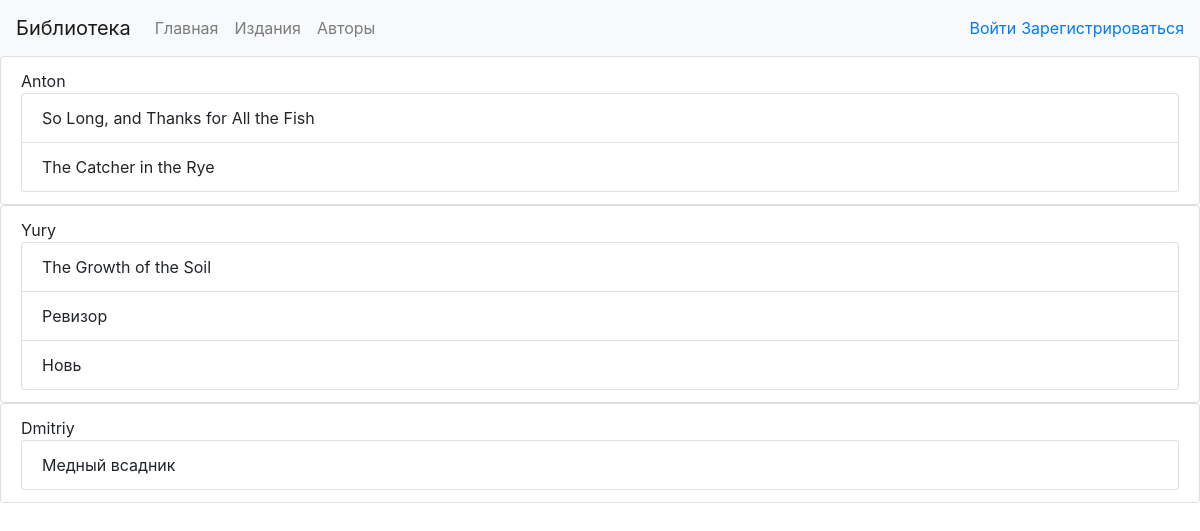
Page /friends/ on the committed database.
### p_libruary/models.py (models this page shows, shortened)
class Friend(models.Model):
    name = models.TextField(max_length=128)

class Book(models.Model):
    ISBN = models.CharField(max_length=13)
    title = models.TextField()
    description = models.TextField()
    year_release = models.SmallIntegerField()
    author = models.ForeignKey(Author, on_delete=models.CASCADE)
    copy_count = models.SmallIntegerField(default=1)
    image = models.ImageField(upload_to='media/picture', blank=True)
    price = models.DecimalField(max_digits=10, decimal_places=2)
    publisher = models.ForeignKey(Publisher, on_delete=models.CASCADE, null=True, blank=True)
    reader = models.ForeignKey(Friend, on_delete=models.SET_NULL, null=True, blank=True, related_name='books')

### p_libruary/views.py (the view)
# urls.py: path('friends/', friends_list),
def friends_list(request):
    template = loader.get_template('friends.html')
    friends = Friend.objects.all()
    data = {
        'friends': friends,
    }
    return HttpResponse(template.render(data, request))

### p_libruary/templates/friends.html (shortened to what this page needs)
{% extends 'base.html' %}
{% block head %}
    <head>
    </head>
{% endblock %}
{% block content %}
    {% for friend in friends %}
        <ul class='list-group'>
            <li class='list-group-item'>
                {{ friend.name }}
                <ul class='list-group'>
                    {% for book in friend.books.all %}
                        <li class='list-group-item'> {{ book.title }}</li>
                    {% endfor %}
                </ul>
            </li>
        </ul>
    {% endfor %}
{% endblock %}

### rows in the picture
Friend: name "Anton"
Book: title "So Long, and Thanks for All the Fish"
Book: title "The Catcher in the Rye"
Friend: name "Yury"
Book: title "The Growth of the Soil"
Book: title "Ревизор"
Book: title "Новь"
Friend: name "Dmitriy"
Book: title "Медный всадник"
